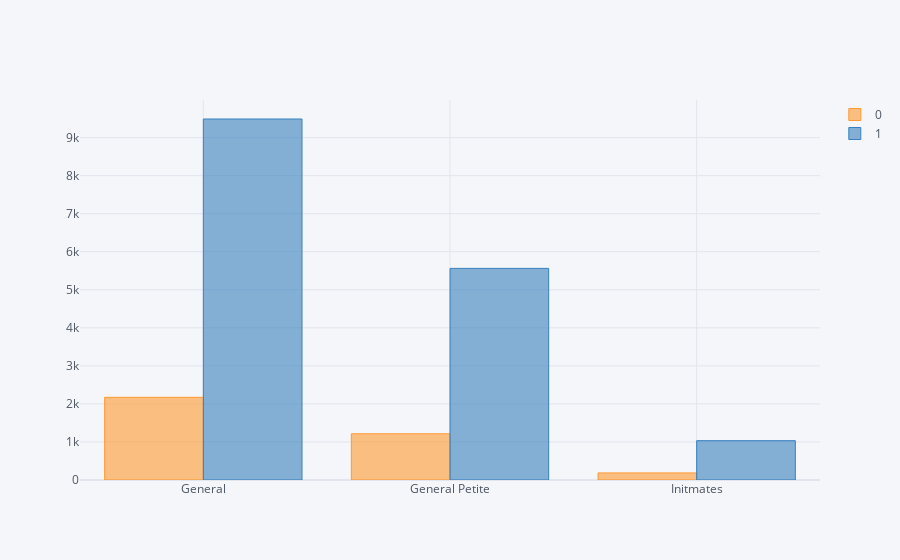
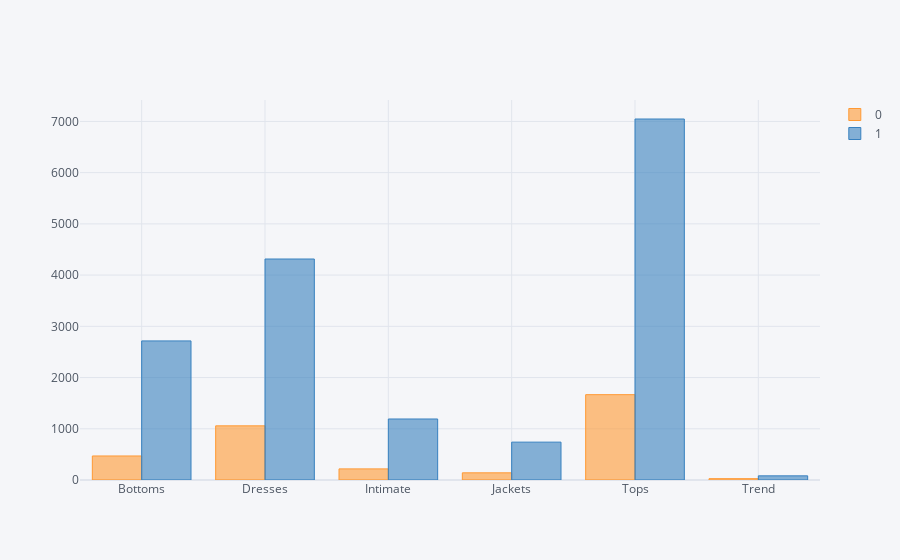
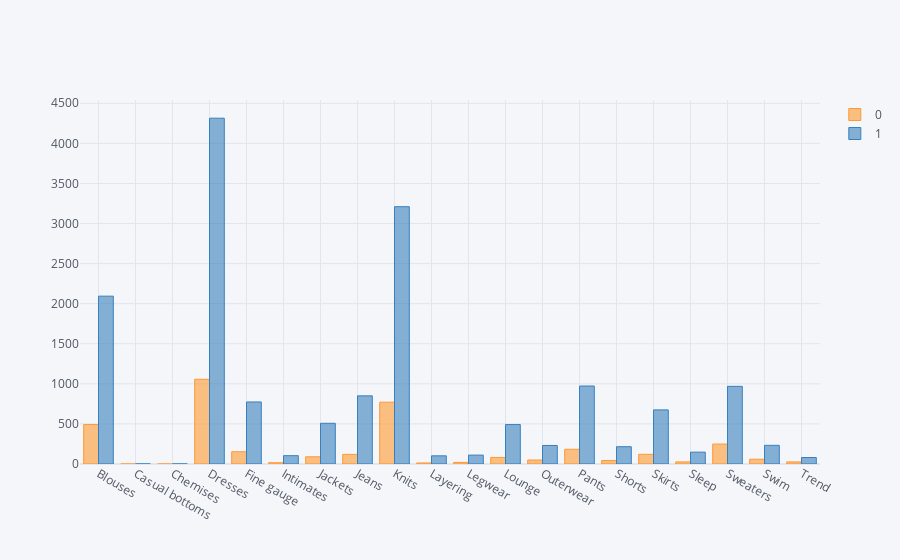

Here is the notebook cell these charts were saved with, in order:
### Markdown cell above
### IDV - DV

### Code cell
EDA_obj(df_eda, Objcols, 'recommended')
EDA_num_with_DV(df, NUMcols, 'recommended')

### Figure 1 — Plotly figure (JSON) as saved in the notebook; plotly's stock layout.template omitted (floating-point values rounded to 4 significant figures)
{"data": [{"marker": {"color": "rgba(255, 153, 51, 0.6)", "line": {"color": "rgba(255, 153, 51, 1.0)", "width": 1}}, "name": "0", "orientation": "v", "text": "", "type": "bar", "x": ["General", "General Petite", "Initmates"], "y": [2174, 1215, 186]}, {"marker": {"color": "rgba(55, 128, 191, 0.6)", "line": {"color": "rgba(55, 128, 191, 1.0)", "width": 1}}, "name": "1", "orientation": "v", "text": "", "type": "bar", "x": ["General", "General Petite", "Initmates"], "y": [9490, 5563, 1034]}], "layout": {"legend": {"bgcolor": "#F5F6F9", "font": {"color": "#4D5663"}}, "paper_bgcolor": "#F5F6F9", "plot_bgcolor": "#F5F6F9", "title": {"font": {"color": "#4D5663"}}, "xaxis": {"gridcolor": "#E1E5ED", "showgrid": true, "tickfont": {"color": "#4D5663"}, "title": {"font": {"color": "#4D5663"}, "text": ""}, "zerolinecolor": "#E1E5ED"}, "yaxis": {"gridcolor": "#E1E5ED", "showgrid": true, "tickfont": {"color": "#4D5663"}, "title": {"font": {"color": "#4D5663"}, "text": ""}, "zerolinecolor": "#E1E5ED"}}}

### Figure 2 — Plotly figure (JSON) as saved in the notebook; plotly's stock layout.template omitted (floating-point values rounded to 4 significant figures)
{"data": [{"marker": {"color": "rgba(255, 153, 51, 0.6)", "line": {"color": "rgba(255, 153, 51, 1.0)", "width": 1}}, "name": "0", "orientation": "v", "text": "", "type": "bar", "x": ["Bottoms", "Dresses", "Intimate", "Jackets", "Tops", "Trend"], "y": [469, 1057, 217, 140, 1666, 26]}, {"marker": {"color": "rgba(55, 128, 191, 0.6)", "line": {"color": "rgba(55, 128, 191, 1.0)", "width": 1}}, "name": "1", "orientation": "v", "text": "", "type": "bar", "x": ["Bottoms", "Dresses", "Intimate", "Jackets", "Tops", "Trend"], "y": [2715, 4314, 1191, 739, 7047, 81]}], "layout": {"legend": {"bgcolor": "#F5F6F9", "font": {"color": "#4D5663"}}, "paper_bgcolor": "#F5F6F9", "plot_bgcolor": "#F5F6F9", "title": {"font": {"color": "#4D5663"}}, "xaxis": {"gridcolor": "#E1E5ED", "showgrid": true, "tickfont": {"color": "#4D5663"}, "title": {"font": {"color": "#4D5663"}, "text": ""}, "zerolinecolor": "#E1E5ED"}, "yaxis": {"gridcolor": "#E1E5ED", "showgrid": true, "tickfont": {"color": "#4D5663"}, "title": {"font": {"color": "#4D5663"}, "text": ""}, "zerolinecolor": "#E1E5ED"}}}

### Figure 3 — Plotly figure (JSON) as saved in the notebook; plotly's stock layout.template omitted (floating-point values rounded to 4 significant figures)
{"data": [{"marker": {"color": "rgba(255, 153, 51, 0.6)", "line": {"color": "rgba(255, 153, 51, 1.0)", "width": 1}}, "name": "0", "orientation": "v", "text": "", "type": "bar", "x": ["Blouses", "Casual bottoms", "Chemises", "Dresses", "Fine gauge", "Intimates", "Jackets", "Jeans", "Knits", "Layering", "Legwear", "Lounge", "Outerwear", "Pants", "Shorts", "Skirts", "Sleep", "Sweaters", "Swim", "Trend"], "y": [493, 0, 0, 1057, 153, 16, 90, 120, 771, 13, 20, 82, 50, 184, 44, 121, 26, 249, 60, 26]}, {"marker": {"color": "rgba(55, 128, 191, 0.6)", "line": {"color": "rgba(55, 128, 191, 1.0)", "width": 1}}, "name": "1", "orientation": "v", "text": "", "type": "bar", "x": ["Blouses", "Casual bottoms", "Chemises", "Dresses", "Fine gauge", "Intimates", "Jackets", "Jeans", "Knits", "Layering", "Legwear", "Lounge", "Outerwear", "Pants", "Shorts", "Skirts", "Sleep", "Sweaters", "Swim", "Trend"], "y": [2094, 1, 1, 4314, 774, 104, 508, 850, 3210, 102, 111, 492, 231, 973, 216, 675, 148, 969, 233, 81]}], "layout": {"legend": {"bgcolor": "#F5F6F9", "font": {"color": "#4D5663"}}, "paper_bgcolor": "#F5F6F9", "plot_bgcolor": "#F5F6F9", "title": {"font": {"color": "#4D5663"}}, "xaxis": {"gridcolor": "#E1E5ED", "showgrid": true, "tickfont": {"color": "#4D5663"}, "title": {"font": {"color": "#4D5663"}, "text": ""}, "zerolinecolor": "#E1E5ED"}, "yaxis": {"gridcolor": "#E1E5ED", "showgrid": true, "tickfont": {"color": "#4D5663"}, "title": {"font": {"color": "#4D5663"}, "text": ""}, "zerolinecolor": "#E1E5ED"}}}
